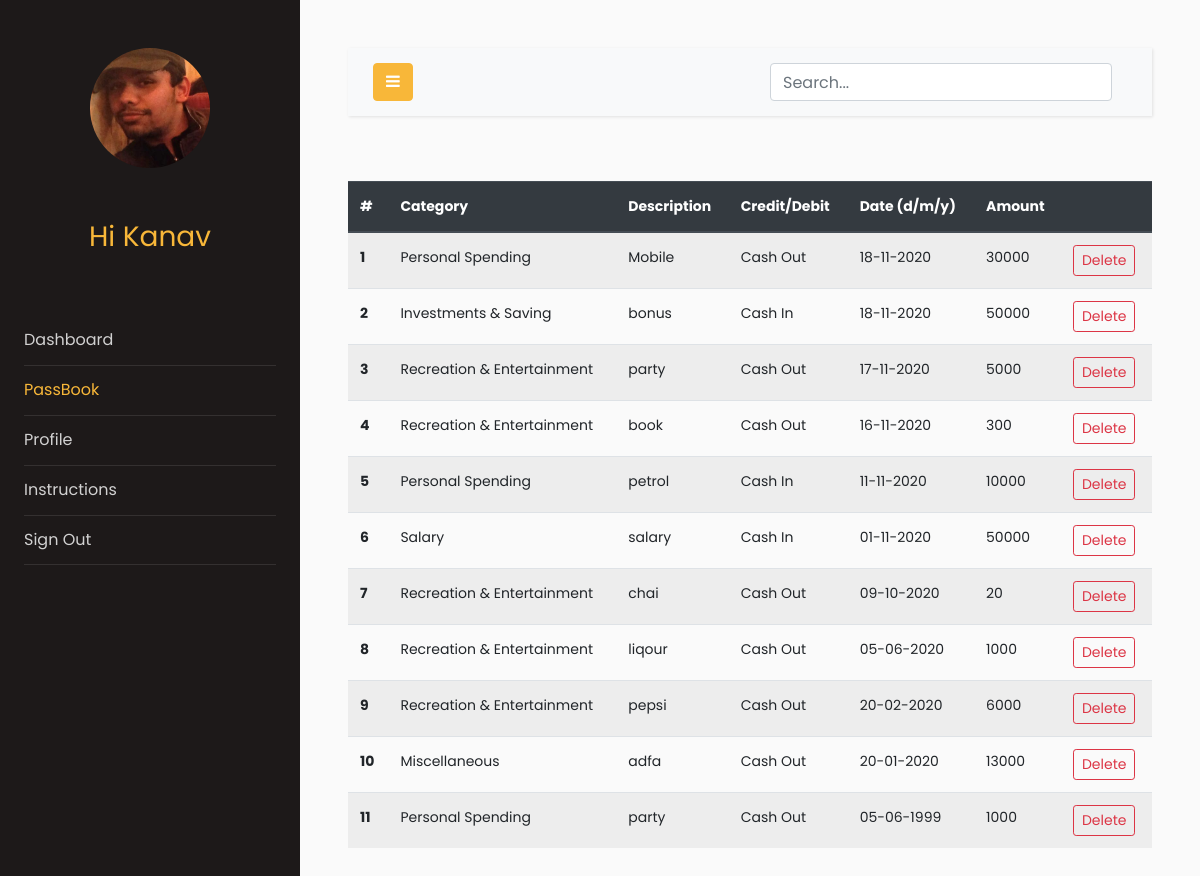
The page /passbook (signed in) on the database as committed earlier.
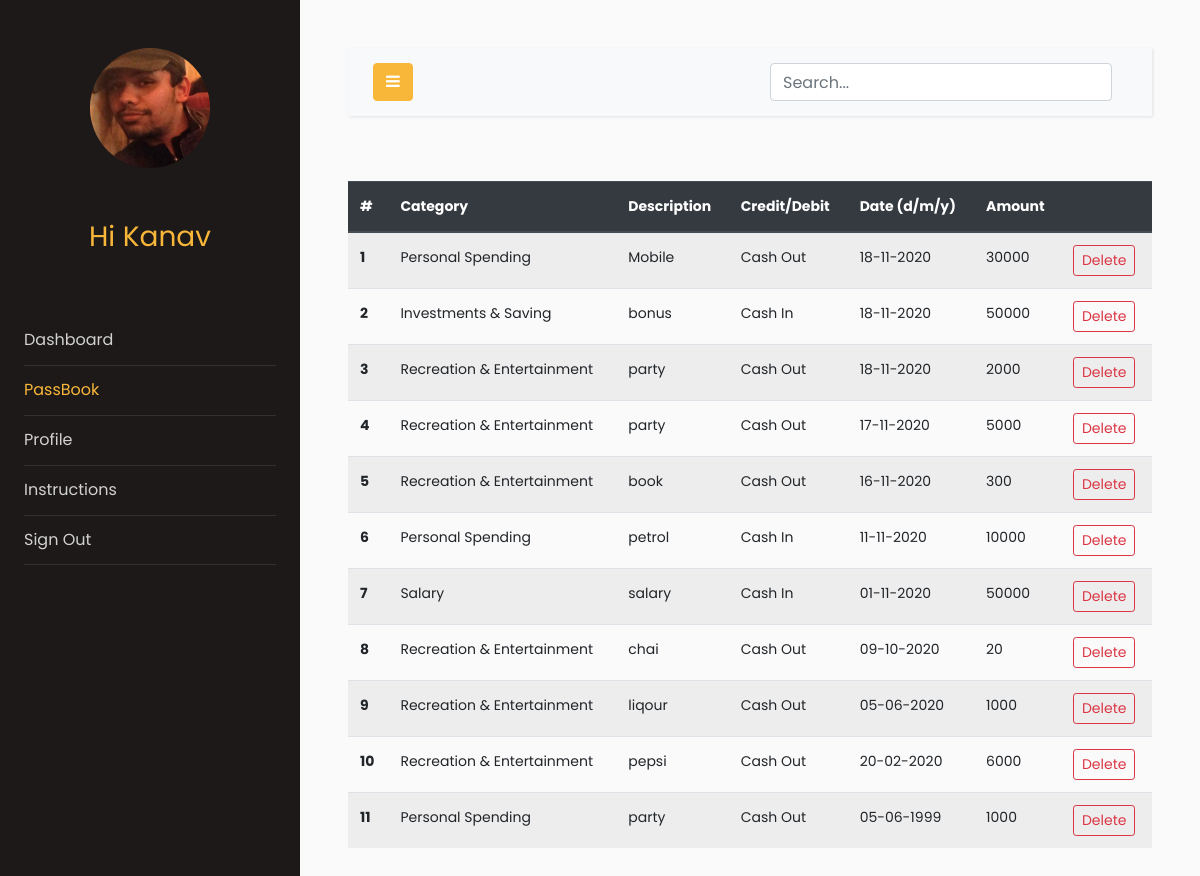
The same page on the database as committed later.
### models.py (models this page shows, shortened)
class Users(db.Model, UserMixin):
    __tablename__ = "users"
    id = db.Column(db.Integer, primary_key=True)
    email = db.Column(db.String(64), unique=True, index=True)
    name = db.Column(db.String(64))
    pasword_hash = db.Column(db.String(128))
    income = db.Column(db.Integer)
    budget = db.Column(db.Integer, default=0)
    profile_image = db.Column(
        db.String(128), nullable=False, default="default_profile.jpeg"
    )
    trans = db.relationship("Transactions", backref="User", lazy="dynamic")

class Transactions(db.Model):
    __searchable__ = ["description", "cat", "amount", "date"]
    users = db.relationship(Users)
    id = db.Column(db.Integer, primary_key=True)
    cashFlow = db.Column(db.Integer)
    amount = db.Column(db.Integer)
    description = db.Column(db.String(64))
    cat = db.Column(db.String(64))
    date = db.Column(db.DateTime)
    userId = db.Column(db.Integer, db.ForeignKey("users.id"), nullable=False)

### app.py (the view)
@app.route("/passbook", methods=["GET", "POST"])
@login_required
def passbook():
    uid = current_user.id
    trans_data = Transactions.query.filter_by(userId=uid).order_by(
        Transactions.date.desc()
    )
    return render_template("passbook.html", trans_data=trans_data)

### models.py (called while the page is built)
@login_manager.user_loader
def load_user(user_id):
    return Users.query.get(user_id)

### templates/passbook.html (shortened to what this page needs)
<!doctype html>
<html lang="en">
<head>
    <link rel="stylesheet" href="https://stackpath.bootstrapcdn.com/font-awesome/4.7.0/css/font-awesome.min.css">
<link rel="stylesheet" href="{{ url_for('static', filename='css1/style.css') }}">
</head>
<body>
    <div class="wrapper d-flex align-items-stretch">
        <nav id="sidebar">
            <div class="p-4 pt-5">
                <a href="#" class="img logo rounded-circle mb-5" style="background-image: url({{url_for('static',filename='profile_pics/'+current_user.profile_image)}})"></a>
                <h3 style="color: #f8b739; font-family: Poppins, Arial, sans-serif; text-align: center;">Hi {{current_user.name}}</h3>
                <br>
                <br>
                <ul class="list-unstyled components mb-5">
                    <li>
                        <a href="{{url_for('dashboard')}}">Dashboard</a>
                    </li>
                    <li class="active">
                        <a href="{{url_for('passbook')}}">PassBook</a>
                    </li>
                    <li>
                        <a href="{{url_for('profile')}}">Profile</a>
                    </li>
                    <li>
                        <a href="{{url_for('instructions')}}">Instructions</a>
                    </li>
                    <li>
                        <a href="{{url_for('logout')}}">Sign Out</a>
                    </li>
                </ul>
            </div>
        </nav>
        <div id="content" class="p-4 p-md-5">
            <nav class="navbar navbar-expand-lg navbar-light bg-light">
                <div class="container-fluid">
                    <button type="button" id="sidebarCollapse" class="btn btn-primary">
                        <i class="fa fa-bars"></i>
                    </button>
                    <form action="search" , method="GET">
                        <div class="container h-50">
                            <div class="d-flex justify-content-center h-100">
                                <input type="search" class="form-control ds-input" id="search-input" name="query" placeholder="Search..." aria-label="Search for..."
                                    autocomplete="off" data-docs-version="4.5" spellcheck="false" role="combobox" aria-autocomplete="list"
                                    aria-expanded="false" aria-owns="algolia-autocomplete-listbox-0" dir="auto"
                                    style="position: relative; vertical-align: top;">
                            </div>
                        </div>
                    </form>
                </div>
            </nav>
            <br>
            <table class="table table-striped">
                <thead class="thead-dark">
                    <tr>
                        <th scope="col">#</th>
                        <th scope="col">Category</th>
                        <th scope="col">Description</th>
                        <th scope="col">Credit/Debit</th>
                        <th scope="col">Date (d/m/y)</th>
                        <th scope="col">Amount</th>
                        <th scope="col"></th>
                    </tr>
                </thead>
                <tbody>
                    {%for r in trans_data%}
                    <tr>
                        <th scope="row">{{loop.index0 + 1}}</th>
                        <td>{{r.cat}}</td>
                        <td>{{r.description}}</td>
                        {%if r.cashFlow == 1 %}
                        <td>Cash In</td>
                        {%else%}
                        <td>Cash Out</td>
                        {%endif%}
                        <td>{{r.date.strftime('%d-%m-%Y')}}</td>
                        <td>{{r.amount}}</td>
                        <td><button type="button" class="btn btn-outline-danger btn-sm" data-toggle="modal" data-target="#del{{r.id}}">
                            Delete
                        </button></td>
                    </tr>
                    {%endfor%}
                </tbody>
            </table>
        </div>
    </div>
</body>
</html>

Rows that differ between the two databases and show on the page:
removed Transactions: cat "Miscellaneous", description "adfa", cashFlow "Cash Out", date "20-01-2020", amount "13000"
added Transactions: cat "Recreation & Entertainment", description "party", cashFlow "Cash Out", date "18-11-2020", amount "2000"
